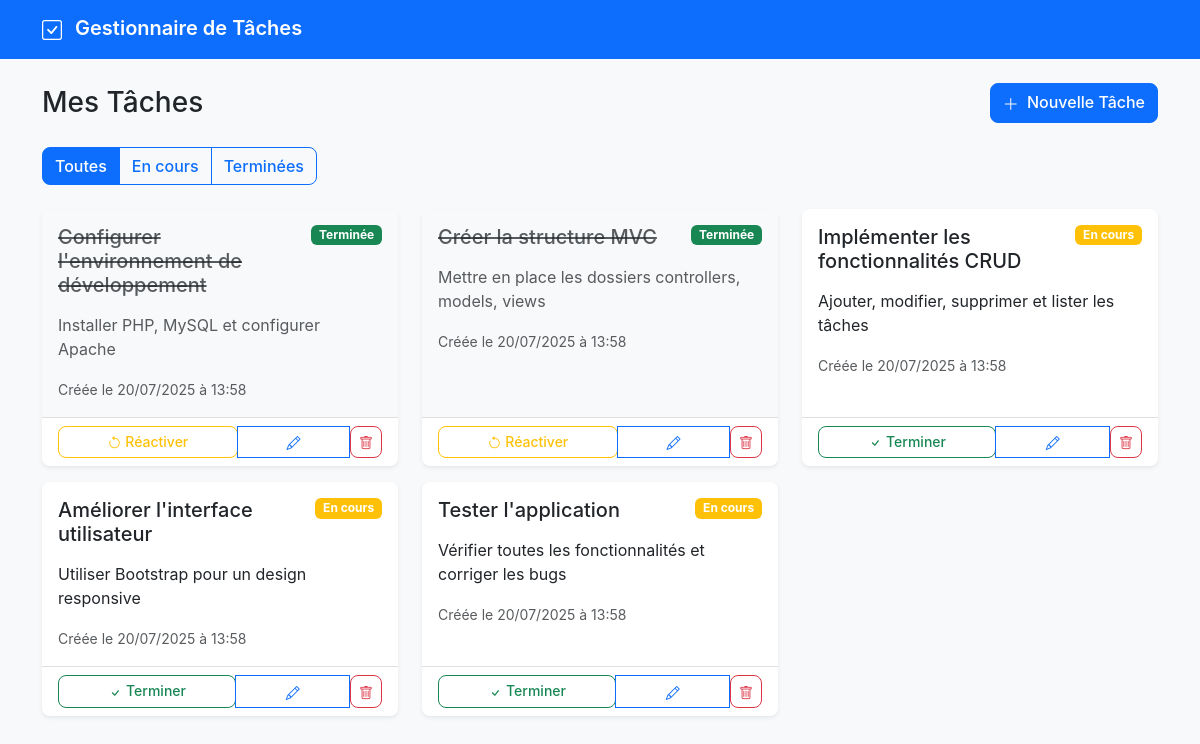
The page / on the database its author committed.
### tables this page shows
CREATE TABLE IF NOT EXISTS tasks (
    id INT AUTO_INCREMENT PRIMARY KEY,
    title VARCHAR(255) NOT NULL,
    description TEXT,
    status ENUM('pending', 'completed') DEFAULT 'pending',
    created_at TIMESTAMP DEFAULT CURRENT_TIMESTAMP,
    updated_at TIMESTAMP DEFAULT CURRENT_TIMESTAMP ON UPDATE CURRENT_TIMESTAMP,
    
    INDEX idx_status (status),
    INDEX idx_created_at (created_at)
);

### app/controllers/TaskController.php (called while the page is built, shortened)
<?php
class TaskController extends Controller {
    private $taskModel;
    public function __construct() {
        $this->taskModel = new Task();
    }
    public function index() {
        $filter = $_GET['filter'] ?? 'all';
        switch ($filter) {
            default:
                $tasks = $this->taskModel->findAll();
                break;
        }
        $this->view('tasks/index', [
            'tasks' => $tasks,
            'currentFilter' => $filter
        ]);
    }
}
?>

### index.php (called while the page is built, shortened)
<?php
require_once 'config/database.php';
require_once 'core/Router.php';
require_once 'core/Controller.php';
require_once 'core/Model.php';
require_once 'app/controllers/TaskController.php';
$router = new Router();
$router->add('GET', '/', 'TaskController@index');
$router->add('GET', '/tasks', 'TaskController@index');
$router->add('GET', '/tasks/create', 'TaskController@create');
$router->add('POST', '/tasks/store', 'TaskController@store');
$router->add('GET', '/tasks/edit/{id}', 'TaskController@edit');
$router->add('POST', '/tasks/update/{id}', 'TaskController@update');
$router->add('POST', '/tasks/delete/{id}', 'TaskController@delete');
$router->add('POST', '/tasks/toggle/{id}', 'TaskController@toggle');
$router->resolve();
?>

### config/database.php (called while the page is built)
<?php
class Database {
    private static $instance = null;
    private $connection;
    private $host = 'localhost';
    private $database = 'task_manager';
    private $username = 'root';
    private $password = '';
    private function __construct() {
        try {
            $this->connection = new PDO(
                "mysql:host={$this->host};dbname={$this->database};charset=utf8",
                $this->username,
                $this->password,
                [
                    PDO::ATTR_ERRMODE => PDO::ERRMODE_EXCEPTION,
                    PDO::ATTR_DEFAULT_FETCH_MODE => PDO::FETCH_ASSOC
                ]
            );
        } catch (PDOException $e) {
            die("Erreur de connexion à la base de données : " . $e->getMessage());
        }
    }
    public static function getInstance() {
        if (self::$instance === null) {
            self::$instance = new self();
        }
        return self::$instance;
    }
    public function getConnection() {
        return $this->connection;
    }
}
?>

### core/Model.php (called while the page is built, shortened)
<?php
class Model {
    protected $db;
    protected $table;
    public function __construct() {
        $this->db = Database::getInstance()->getConnection();
    }
    public function findAll() {
        $stmt = $this->db->prepare("SELECT * FROM {$this->table} ORDER BY created_at DESC");
        $stmt->execute();
        return $stmt->fetchAll();
    }
}
?>

### app/views/tasks/index.php (the view)
<div class="d-flex justify-content-between align-items-center mb-4">
    <h1 class="h3 mb-0">Mes Tâches</h1>
    <a href="/tasks/create" class="btn btn-primary">
        <i class="bi bi-plus-lg me-1"></i>
        Nouvelle Tâche
    </a>
</div>
<div class="mb-4">
    <div class="btn-group" role="group">
        <a href="/tasks?filter=all" class="btn <?= $currentFilter === 'all' ? 'btn-primary' : 'btn-outline-primary' ?>">
            Toutes
        </a>
        <a href="/tasks?filter=pending" class="btn <?= $currentFilter === 'pending' ? 'btn-primary' : 'btn-outline-primary' ?>">
            En cours
        </a>
        <a href="/tasks?filter=completed" class="btn <?= $currentFilter === 'completed' ? 'btn-primary' : 'btn-outline-primary' ?>">
            Terminées
        </a>
    </div>
</div>
<?php if (empty($tasks)): ?>
    <div class="text-center py-5">
        <i class="bi bi-inbox display-1 text-muted"></i>
        <h4 class="text-muted mt-3">Aucune tâche trouvée</h4>
        <p class="text-muted">Commencez par créer votre première tâche.</p>
        <a href="/tasks/create" class="btn btn-primary">
            <i class="bi bi-plus-lg me-1"></i>
            Créer une tâche
        </a>
    </div>
<?php else: ?>
    <div class="row">
        <?php foreach ($tasks as $task): ?>
            <div class="col-md-6 col-lg-4 mb-3">
                <div class="card h-100 <?= $task['status'] === 'completed' ? 'task-completed' : '' ?>">
                    <div class="card-body">
                        <div class="d-flex justify-content-between align-items-start mb-2">
                            <h5 class="card-title <?= $task['status'] === 'completed' ? 'text-decoration-line-through text-muted' : '' ?>">
                                <?= htmlspecialchars($task['title']) ?>
                            </h5>
                            <span class="badge <?= $task['status'] === 'completed' ? 'bg-success' : 'bg-warning' ?>">
                                <?= $task['status'] === 'completed' ? 'Terminée' : 'En cours' ?>
                            </span>
                        </div>
                        <?php if (!empty($task['description'])): ?>
                            <p class="card-text <?= $task['status'] === 'completed' ? 'text-muted' : '' ?>">
                                <?= htmlspecialchars($task['description']) ?>
                            </p>
                        <?php endif; ?>
                        <small class="text-muted">
                            Créée le <?= date('d/m/Y à H:i', strtotime($task['created_at'])) ?>
                        </small>
                    </div>
                    <div class="card-footer bg-transparent">
                        <div class="btn-group w-100" role="group">
                            <form method="POST" action="/tasks/toggle/<?= $task['id'] ?>" class="flex-fill">
                                <button type="submit" class="btn btn-sm <?= $task['status'] === 'completed' ? 'btn-outline-warning' : 'btn-outline-success' ?> w-100">
                                    <i class="bi <?= $task['status'] === 'completed' ? 'bi-arrow-counterclockwise' : 'bi-check' ?>"></i>
                                    <?= $task['status'] === 'completed' ? 'Réactiver' : 'Terminer' ?>
                                </button>
                            </form>
                            <a href="/tasks/edit/<?= $task['id'] ?>" class="btn btn-sm btn-outline-primary">
                                <i class="bi bi-pencil"></i>
                            </a>
                            <form method="POST" action="/tasks/delete/<?= $task['id'] ?>" class="d-inline" onsubmit="return confirm('Êtes-vous sûr de vouloir supprimer cette tâche ?')">
                                <button type="submit" class="btn btn-sm btn-outline-danger">
                                    <i class="bi bi-trash"></i>
                                </button>
                            </form>
                        </div>
                    </div>
                </div>
            </div>
        <?php endforeach; ?>
    </div>
<?php endif; ?>

### core/Router.php (shortened to what this page needs)
<?php
class Router {
    private $routes = [];
    public function add($method, $path, $handler) {
        $this->routes[] = [
            'method' => $method,
            'path' => $path,
            'handler' => $handler
        ];
    }
    public function resolve() {
        $requestMethod = $_SERVER['REQUEST_METHOD'];
        $requestPath = parse_url($_SERVER['REQUEST_URI'], PHP_URL_PATH);
        $requestPath = rtrim($requestPath, '/');
        if (empty($requestPath)) {
            $requestPath = '/';
        }
        foreach ($this->routes as $route) {
            if ($route['method'] === $requestMethod) {
                $pattern = preg_replace('/\{([^}]+)\}/', '([^/]+)', $route['path']);
                $pattern = '#^' . $pattern . '$#';
                if (preg_match($pattern, $requestPath, $matches)) {
                    array_shift($matches);
                    list($controller, $method) = explode('@', $route['handler']);
                    $controllerInstance = new $controller();
                    if (empty($matches)) {
                        $controllerInstance->$method();
                    } else {
                        $controllerInstance->$method(...$matches);
                    }
                    return;
                }
            }
        }
    }
}
?>

### app/views/layout/header.php (shortened to what this page needs)
<!DOCTYPE html>
<html lang="fr">
<head>
    <link href="https://cdn.jsdelivr.net/npm/bootstrap@5.3.0/dist/css/bootstrap.min.css" rel="stylesheet">
    <link href="https://cdn.jsdelivr.net/npm/bootstrap-icons@1.10.0/font/bootstrap-icons.css" rel="stylesheet">
    <link href="public/css/style.css" rel="stylesheet">
</head>
<body>
    <nav class="navbar navbar-expand-lg navbar-dark bg-primary mb-4">
        <div class="container">
            <a class="navbar-brand" href="/tasks">
                <i class="bi bi-check-square me-2"></i>
                Gestionnaire de Tâches
            </a>
        </div>
    </nav>
    <div class="container">

### core/Controller.php (shortened to what this page needs)
<?php
class Controller {
    protected function view($view, $data = []) {
        extract($data);
        require_once "app/views/{$view}.php";
        $content = ob_get_clean();
        require_once 'app/views/layout/header.php';
        echo $content;
        require_once 'app/views/layout/footer.php';
    }
}
?>

### app/views/layout/footer.php (shortened to what this page needs)
</div>
</body>
</html>

### public/css/style.css (style rules this page uses)
:root { --primary-color: #0d6efd; --success-color: #198754; --warning-color: #ffc107; --danger-color: #dc3545; --light-gray: #f8f9fa; --border-radius: 0.5rem; }
body { background-color: var(--light-gray); font-family: -apple-system, BlinkMacSystemFont, "Segoe UI", Roboto, sans-serif; }
.navbar-brand { font-weight: 600; }
.card { border: none; box-shadow: 0 0.125rem 0.25rem rgba(0, 0, 0, 0.075); border-radius: var(--border-radius); transition: transform 0.2s ease-in-out, box-shadow 0.2s ease-in-out; }
.task-completed { opacity: 0.7; }
.task-completed .card-body { background-color: #f8f9fa; }
.btn-group .btn { border-radius: 0; }
.btn-group .btn:first-child { border-top-left-radius: var(--border-radius); border-bottom-left-radius: var(--border-radius); }
.btn-group .btn:last-child { border-top-right-radius: var(--border-radius); border-bottom-right-radius: var(--border-radius); }
.btn { border-radius: var(--border-radius); font-weight: 500; }
.card-footer { border-top: 1px solid rgba(0, 0, 0, 0.125); }
.bi { vertical-align: -0.125em; }

### rows shown on the page
tasks: title "Configurer l'environnement de développement", status "Terminée", description "Installer PHP, MySQL et configurer Apache", created_at "20/07/2025 à 13:58"
tasks: title "Créer la structure MVC", status "Terminée", description "Mettre en place les dossiers controllers, models, views", created_at "20/07/2025 à 13:58"
tasks: title "Implémenter les fonctionnalités CRUD", status "En cours", description "Ajouter, modifier, supprimer et lister les tâches", created_at "20/07/2025 à 13:58"
tasks: title "Améliorer l'interface utilisateur", status "En cours", description "Utiliser Bootstrap pour un design responsive", created_at "20/07/2025 à 13:58"
tasks: title "Tester l'application", status "En cours", description "Vérifier toutes les fonctionnalités et corriger les bugs", created_at "20/07/2025 à 13:58"
